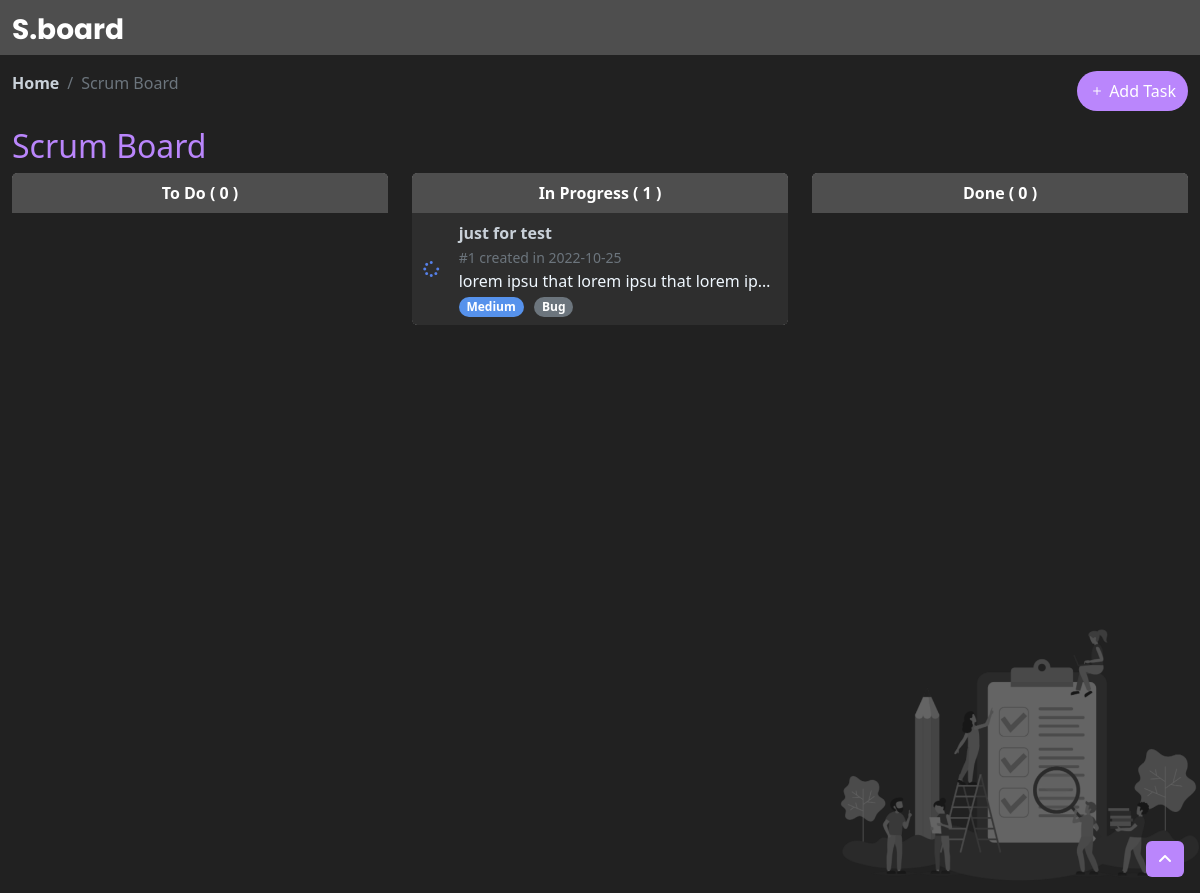
Before: / with the older database file.
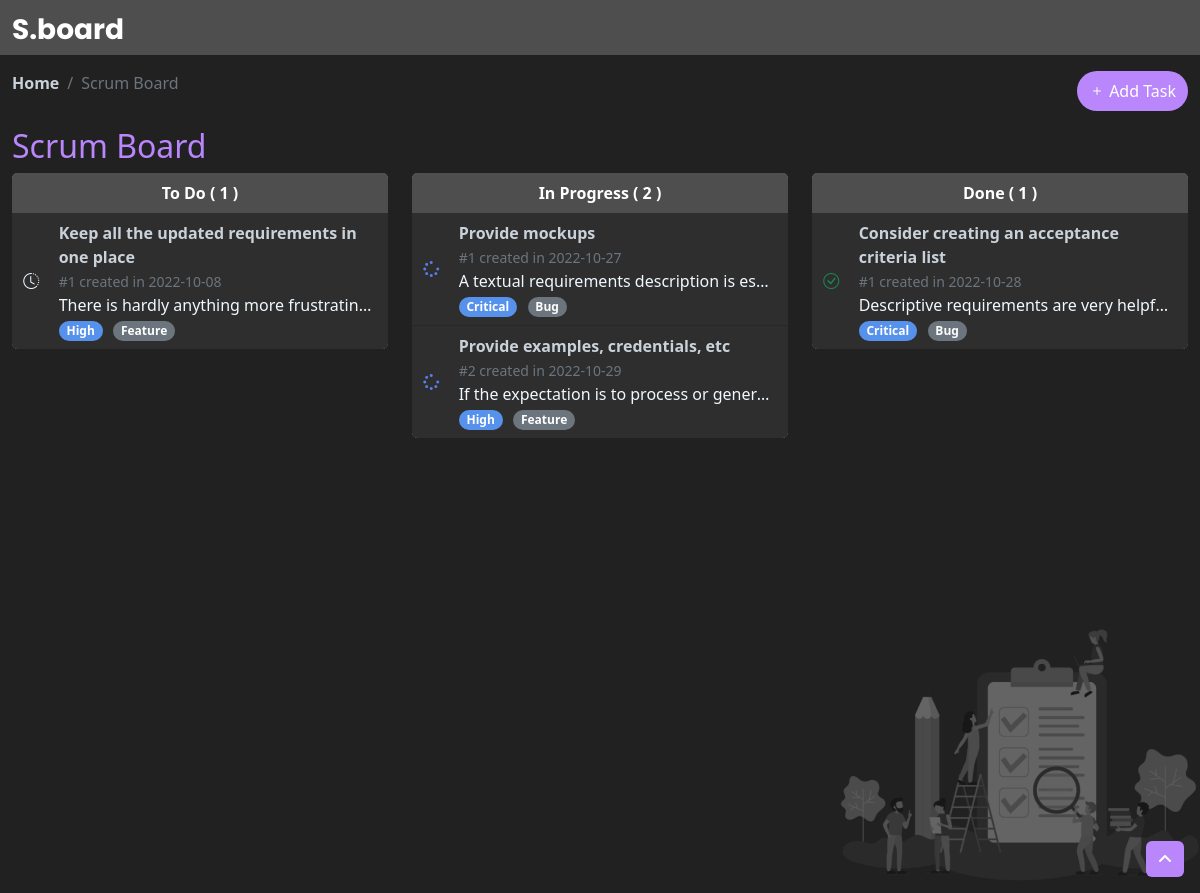
After: the same page with the newer database file.
### tables this page shows
CREATE TABLE IF NOT EXISTS `tasks` (
  `id` int NOT NULL AUTO_INCREMENT,
  `title` varchar(255) NOT NULL,
  `type_id` int NOT NULL,
  `priority_id` int NOT NULL,
  `status_id` int NOT NULL,
  `task_datetime` date NOT NULL,
  `description` text NOT NULL,
  PRIMARY KEY (`id`),
  KEY `type_id` (`type_id`),
  KEY `priority_id` (`priority_id`),
  KEY `status_id` (`status_id`)
);

CREATE TABLE IF NOT EXISTS `priorities` (
  `id` int NOT NULL AUTO_INCREMENT,
  `name` varchar(255) NOT NULL,
  PRIMARY KEY (`id`)
);

CREATE TABLE IF NOT EXISTS `types` (
  `id` int NOT NULL AUTO_INCREMENT,
  `name` varchar(255) NOT NULL,
  PRIMARY KEY (`id`)
);

### scripts.php (called while the page is built, shortened)
<?php
include('database.php');
function getTasks($status)
{
    global $conn;
    $sql = "SELECT
        ta.id as id ,
        ta.title as title ,
        ty.name as type,
        s.name as status,
        s.id as id_status,
        p.name as priority,
        p.id as id_priority,
        ta.task_datetime as date,
        ta.description as description
    FROM
        tasks as ta ,
        priorities as p ,
        statuses as s ,
        types as ty
    WHERE
        ta.type_id = ty.id
    and
        ta.status_id = s.id
    and
        ta.priority_id = p.id
    and
        s.name= '$status'
       ";
    $res = $conn->query($sql);
    return $res;
}

### index.php (the view, shortened to what this page needs)
<?php
include('scripts.php');
?>
<!DOCTYPE html>
<html lang="en">
<head>
	<link rel="stylesheet" href="assets/css/default/app.min.css">
	<link rel="stylesheet" href="https://cdn.jsdelivr.net/npm/bootstrap-icons@1.9.1/font/bootstrap-icons.css" />
	<link rel="stylesheet" href="https://cdnjs.cloudflare.com/ajax/libs/font-awesome/6.2.0/css/all.min.css" />
	<link rel="stylesheet" href="https://cdnjs.cloudflare.com/ajax/libs/limonte-sweetalert2/11.6.1/sweetalert2.min.css" />
	<link href="assets/css/style.css" rel="stylesheet" />
</head>
<body class="main-style">
	<div id="app" class="app-without-sidebar">
		<header>
			<nav class="navbar header-color">
				<div class="container-fluid">
					<a class="navbar-brand" href="#">
						<h3 class="fw-bold text-white logo">S.board</h3>
					</a>
				</div>
			</nav>
			<div class="container-fluid">
				<div class="bread">
					<ol class="breadcrumb">
						<li class="breadcrumb-item"><a href="#" class="text-decoration-none fw-bold title">Home</a></li>
						<li class="breadcrumb-item active title" aria-current="page">Scrum Board</li>
					</ol>
					<button type="button" class="btn btn-secondary rounded-pill float-end btn-add-task" onclick="createTask()" data-bs-toggle="modal" data-bs-target="#myModal">
						<i class="bi bi-plus"></i>
						Add Task
					</button>
				</div>
				<h2 class="title-board">Scrum Board</h2>
			</div>
		</header>
		<div id="content" class="app-content container-fluid">
			<div class="row" id="all-tasks">
				<?php
				$toDo = getTasks('To Do');
				$inProgress = getTasks('In Progress');
				$done = getTasks('Done');
				?>
				<div class="col-md-4 col-sm-12 mb-3">
					<div class="card">
						<div class="card-header text-center header-color text-white bg-dark fw-bold list-header-color">
							To Do (
							<span id="count-todo">
								<?php
								echo mysqli_num_rows($toDo);
								?>
							</span>)
						</div>
						<div class="list-group list-group-flush" id="toDo">
							<?php
							foreach ($toDo as $key => $row) { ?>
								<button type="button" class="list-group-item card-color" data-status="<?= $row['id_status'] ?>" data-id="<?= $row['id'] ?>" id="<?= $row['id'] ?>" onclick="getTask(<?= $row['id'] ?>)">
									<div class="row">
										<div class="col-1 my-auto d-flex justify-content-center">
											<i class="fa-solid d-flex bi bi-clock-history"></i>
										</div>
										<div class="col-11">
											<p class="fs-6 fw-semibold title m-0" data="<?= $row['title'] ?>"><?= $row['title'] ?></p>
											<small class="fw-light text-muted" data="<?= $row['date'] ?>">#<?= $key + 1 ?> created in <?= $row['date'] ?></small>
											<div class="text-truncate text-break" data="<?= $row['description'] ?>" title="<?= $row['description'] ?>">
												<?= $row['description'] ?>
											</div>
											<span class="badge rounded-pill text-white blue-color" data="<?= $row['id_priority'] ?>"><?= $row['priority'] ?></span>
											<span class="badge rounded-pill text-bg-secondary" data="<?= $row['type'] ?>"><?= $row['type'] ?></span>
										</div>
									</div>
								</button>
							<?php
							}
							?>
						</div>
					</div>
				</div>
				<div class="col-md-4 col-sm-12 mb-3">
					<div class="card">
						<div class="card-header text-center header-color text-white bg-dark fw-bold list-header-color">
							In Progress (<span id="count-in-progress">
								<?php
								echo mysqli_num_rows($inProgress);
								?>
							</span>)</div>
						<div class="list-group list-group-flush" id="inProgress">
							<?php
							foreach ($inProgress as $key => $row) { ?>
								<button type="button" class="list-group-item card-color" data-status="<?= $row['id_status'] ?>" data-id="<?= $row['id'] ?>" id="<?= $row['id'] ?>" onclick="getTask(<?= $row['id'] ?>)">
									<div class="row">
										<div class="col-1 my-auto d-flex justify-content-center">
											<i class="fa-solid d-flex fa-spinner fa-spin-pulse"></i>
										</div>
										<div class="col-11">
											<p class="fs-6 fw-semibold title m-0" data="<?= $row['title'] ?>"><?= $row['title'] ?></p>
											<small class="fw-light text-muted" data="<?= $row['date'] ?>">#<?= $key + 1 ?> created in <?= $row['date'] ?></small>
											<div class="text-truncate text-break" data="<?= $row['description'] ?>" title="<?= $row['description'] ?>">
												<?= $row['description'] ?>
											</div>
											<span class="badge rounded-pill text-white blue-color" data="<?= $row['id_priority'] ?>"><?= $row['priority'] ?></span>
											<span class="badge rounded-pill text-bg-secondary" data="<?= $row['type'] ?>"><?= $row['type'] ?></span>
										</div>
									</div>
								</button>
							<?php
							}
							?>
						</div>
					</div>
				</div>
				<div class="col-md-4 col-sm-12 mb-3">
					<div class="card">
						<div class="card-header text-center header-color text-white bg-dark fw-bold list-header-color">
							Done (<span id="count-done">
								<?php
								echo mysqli_num_rows($done);
								?>
							</span>)</div>
						<div class="list-group list-group-flush" id="done">
							<?php
							foreach ($done as $key => $row) { ?>
								<button type="button" class="list-group-item card-color" data-status="<?= $row['id_status'] ?>" data-id="<?= $row['id'] ?>" id="<?= $row['id'] ?>" onclick="getTask(<?= $row['id'] ?>)">
									<div class="row">
										<div class="col-1 my-auto d-flex justify-content-center">
											<i class="fa-solid d-flex bi bi-check-circle text-success"></i>
										</div>
										<div class="col-11">
											<p class="fs-6 fw-semibold title m-0" data="<?= $row['title'] ?>"><?= $row['title'] ?></p>
											<small class="fw-light text-muted" data="<?= $row['date'] ?>">#<?= $key + 1 ?> created in <?= $row['date'] ?></small>
											<div class="text-truncate text-break" data="<?= $row['description'] ?>" title="<?= $row['description'] ?>">
												<?= $row['description'] ?>
											</div>
											<span class="badge rounded-pill text-white blue-color" data="<?= $row['id_priority'] ?>"><?= $row['priority'] ?></span>
											<span class="badge rounded-pill text-bg-secondary" data="<?= $row['type'] ?>"><?= $row['type'] ?></span>
										</div>
									</div>
								</button>
							<?php
							}
							?>
						</div>
					</div>
				</div>
			</div>
		</div>
	</div>
	<a id="to-top" class="btn btn-icon btn-circle btn-success btn-scroll-to-top btn-add-task" data-toggle="scroll-to-top">
		<i class="fa fa-angle-up"></i>
	</a>
</body>
</html>

### assets/css/style.css (style rules this page uses)
:root { --bg-color: #212121; --card-color: #2e2e2e; --header-color: #4e4e4e; --blue-color: #5680E9; --violet-color: #ba86fc; --hover-color: #474747; --yellow-color: #ECD06F; --violet-color: #ba86fc; --white-color: #fafafa; }
.logo { font-family: 'Poppins', sans-serif; padding-bottom: 0; margin-bottom: 0; }
.navbar-brand { padding-bottom: 0; margin-bottom: 0; }
.btn-scroll-to-top { position: fixed; right: 1rem; bottom: 1rem; cursor: pointer; }
.main-style { background-color: var(--bg-color); }
.app-content { background-color: var(--bg-color); min-height: 90vh; background: url(../img/cover/cover.png) no-repeat fixed; background-size: 360px; background-position: right bottom; }
.title-board { color: var(--violet-color); }
.title { color: #c9d1d9; }
.bread { padding: 1rem 0; display: flex; justify-content: space-between; }
.header-color { background-color: var(--header-color) !important; }
.btn-add-task { background-color: var(--violet-color) !important; --bs-btn-border-color: none; }
.card { --bs-card-border-color: none !important; }
.card-color { background-color: var(--card-color); color: aliceblue; }
.blue-color { background-color: #5692EC; margin-right: .4rem; }
.fa-spinner { color: var(--blue-color); }
.list-group-item { text-align: left !important; }

Changed rows visible on the page:
removed tasks: title "just for test", task_datetime "2022-10-25", description "lorem ipsu that lorem ipsu that lorem ip…", priority.name "Medium", type.name "Bug", shown under "Scrum Board"
added tasks: title "Keep all the updated requirements in one place", task_datetime "2022-10-08", description "There is hardly anything more frustratin…", priority.name "High", type.name "Feature", shown under "Scrum Board"
added tasks: title "Provide mockups", task_datetime "2022-10-27", description "A textual requirements description is es…", priority.name "Critical", type.name "Bug"
added tasks: title "Provide examples, credentials, etc", task_datetime "2022-10-29", description "If the expectation is to process or gener…", priority.name "High", type.name "Feature"
added tasks: title "Consider creating an acceptance criteria list", task_datetime "2022-10-28", description "Descriptive requirements are very helpf…", priority.name "Critical", type.name "Bug"
Other visible differences:
mysqli_num_rows($toDo): "0" → "1"
mysqli_num_rows($inProgress): "1" → "2"
mysqli_num_rows($done): "0" → "1"
